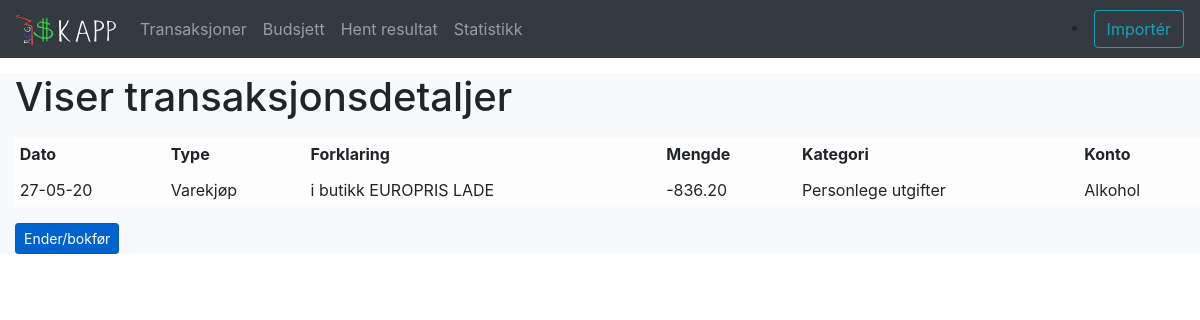
The page /transactions/5/ on the database its author committed.
### transactions/models.py (models this page shows, shortened)
class Transaction(models.Model): #Klasse som representerer ein transaksjon
    date = models.DateField()
    transaction_type = models.CharField(max_length=30, null=True)
    description = models.CharField(max_length=200)
    amount = models.DecimalField(max_digits=10,
                                 decimal_places=2,
                                 default=0)
    happy = models.PositiveSmallIntegerField(choices=HAPPY_CHOICES, blank=True, null=True)
    account = models.ForeignKey(Account,
                                blank=True,
                                null=True,
                                on_delete=models.SET_NULL
                                )
    category = models.ForeignKey(Category,
                                 blank=True,
                                 null=True,
                                 on_delete=models.SET_NULL
                                 )
    project = models.ForeignKey(Project,
                                blank=True,
                                null=True,
                                on_delete=models.SET_NULL
                                )

class Category(models.Model):
    name = models.CharField(max_length=20)
    description = models.CharField(max_length=100)
    def __str__(self):
        return self.name

class Account(models.Model):
    name = models.CharField(max_length=30)
    description = models.CharField(max_length=100)
    category = models.ForeignKey(Category,
                                 blank=False,
                                 on_delete=models.CASCADE)
    account_type = models.CharField(
        max_length=8,
        choices=ACCOUNT_CHOICES,
        blank=False,
        null=True,
        default="expence")
    def __str__(self):
        return "{}".format(self.name)

### transactions/views.py (the view)
# urls.py: path("<int:pk>/", TransactionDetailView.as_view(), name="transaction-detail"),
class TransactionDetailView(DetailView):
    model = Transaction

### transactions/templates/transactions/transaction_detail.html
{%extends "../base.html"%}
{% block content %}
<h1> Viser transaksjonsdetaljer </h1>
<p>
<table class="table table-sm table-hover table-light">
<thead>
    <tr>
      <th scope="col"> Dato </th>
      <th scope="col"> Type </th>
      <th scope="col"> Forklaring </th>
      <th scope="col"> Mengde </th>
      <th scope="col"> Kategori </th>
      <th scope="col"> Konto </th>
    </tr>
    </thead>
 <tr>
      <td scope="row">{{ object.date|date:"d-m-y" }}</td>
      <td>{{ object.transaction_type }}</td>
      <td>{{ object.description }}</td>
      <td>{{ object.amount }}</td>
      <td>{{ object.category|default_if_none:"" }}</td>
      <td> {{object.account|default_if_none:""}} </td>
    </tr>
</table>
</p>
<p>
<td><a href="{% url 'transactions:transaction-update' object.pk %}" class="btn btn-primary btn-sm active" role="button" aria-pressed="true">Ender/bokfør</a> </td>
</p>
{% endblock %}

### rows shown on the page
Transaction: date "27-05-20", transaction_type "Varekjøp", description "i butikk EUROPRIS LADE", amount "-836.20", category "Personlege utgifter", account "Alkohol"
